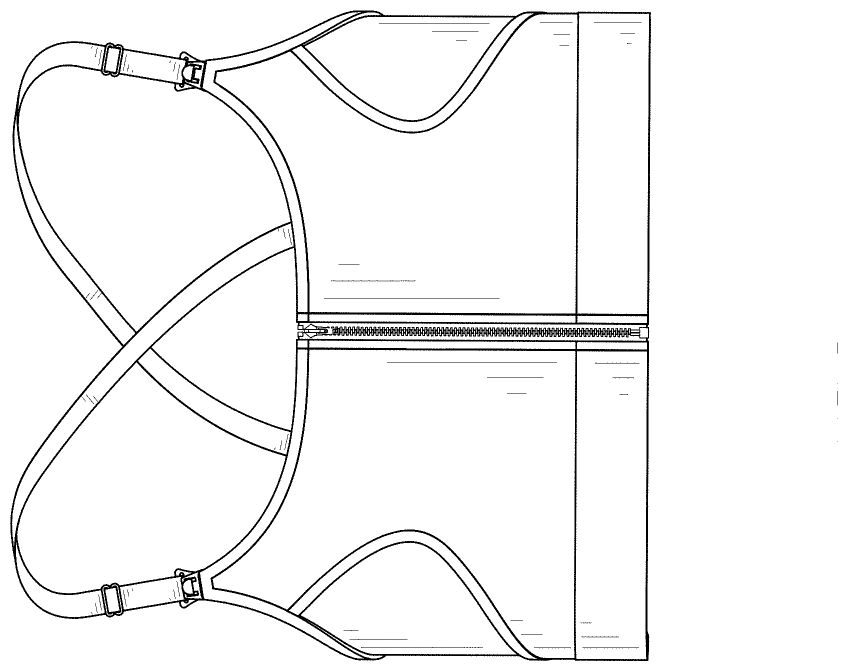
#> input picture Transformer-MedT/Images_100/0.png, 1695 x 1342 px (shown at 1/2 size); its folder holds only this picture in this run
$ python testing_transformer.py   (older library calls are emulated)
#> lines starting #> are read from the running program, lines starting #| are printed output that depends on the picture; after the words box and inside, x2 and y2 are one past the last pixel; in counts of white or black regions, pixels touching at a corner belong together
import cv2
import matplotlib.pyplot as plt
import numpy as np
from matplotlib.patches import Circle
import os
import time
from skimage.io import imread, imshow, concatenate_images
from skimage.transform import resize
from PIL import Image,ImageDraw
import time
from skimage.io import imread_collection

os.environ['MKL_THREADING_LAYER'] = 'GNU'

data = '/home/reshad/Medical-Transformer/Images_100/'
result_location = '/home/reshad/Medical-Transformer/test_folder'
result_location_img= '/home/reshad/Medical-Transformer/test_folder/img/'
result_location_mask = '/home/reshad/Medical-Transformer/test_folder/labelcol/'
result_location_orginal = '/home/reshad/Medical-Transformer/test_folder/orginal/'

def preprocessing(data, result_location_img,result_location_mask):
    print('************************* Preprocessing start and Mask Generation using Point-shooting Method ***************************')
    count = 0
    data_list = os.listdir(data)
    print('\n')
    print('Total Number of Images : ', len(data_list))
    print('\n')
    for i in range(len(data_list)):
        print('Start Preprocessing Image No :', i+1)
        # Load image, grayscale, blur, Otsu's threshold
        os.chdir(data)
        img = cv2.imread(data_list[i])  ### reading image
#> img is the input picture: shape (1342, 1695, 3); min 0, max 255, mean 245.6
        image=orginal=img.copy()
        #### Saving original images #####
        os.chdir(result_location_orginal)
        cv2.imwrite("orginal_%d.png" % count, orginal )  ### Saving Masked Image
        gray = cv2.cvtColor(img, cv2.COLOR_BGR2GRAY)  ### gray conversion
        blur = cv2.GaussianBlur(gray, (3, 3), 0)
        thresh = cv2.threshold(blur, 0, 255, cv2.THRESH_BINARY_INV + cv2.THRESH_OTSU)[1]  ## making 0 or 255 pixel
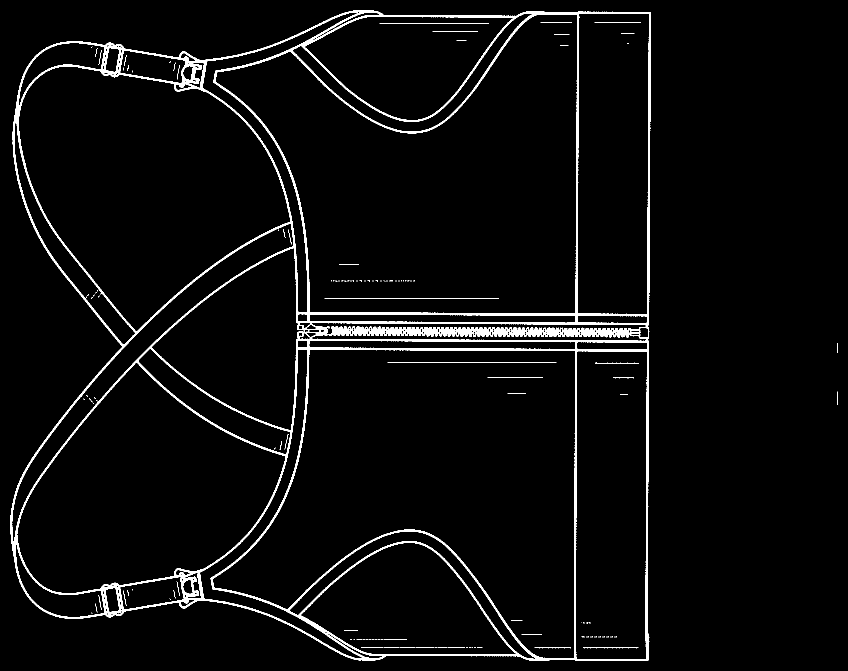
#> thresh: shape (1342, 1695) (shown at 1/2 size); 3.8% white; 135 white regions (98 under 20 px), largest, box (x1, y1, x2, y2) and area: (20, 21, 1302, 1322) 83248, (649, 597, 998, 598) 349, (775, 724, 1113, 725) 338
        ### Black pixel co-ordinate detection
        ii1 = np.nonzero(thresh == 255)
#> ii1 = 86240 positions, rows 21 to 1321, columns 20 to 1674
        x = list(ii1[1])
#> x = 86240 items
        y = list(ii1[0])
#> y = 86240 items
        # Now, loop through coord arrays, and create a circle at each x,y pair
        os.chdir(result_location)
        for xx, yy in zip(x, y):
            cv2.circle(img, (xx, yy), 10, (0, 20, 200), 10)
#> this loop made 86240 passes
#> (xx, yy) on passes 1 to 3: (706, 21), (707, 21), (708, 21)
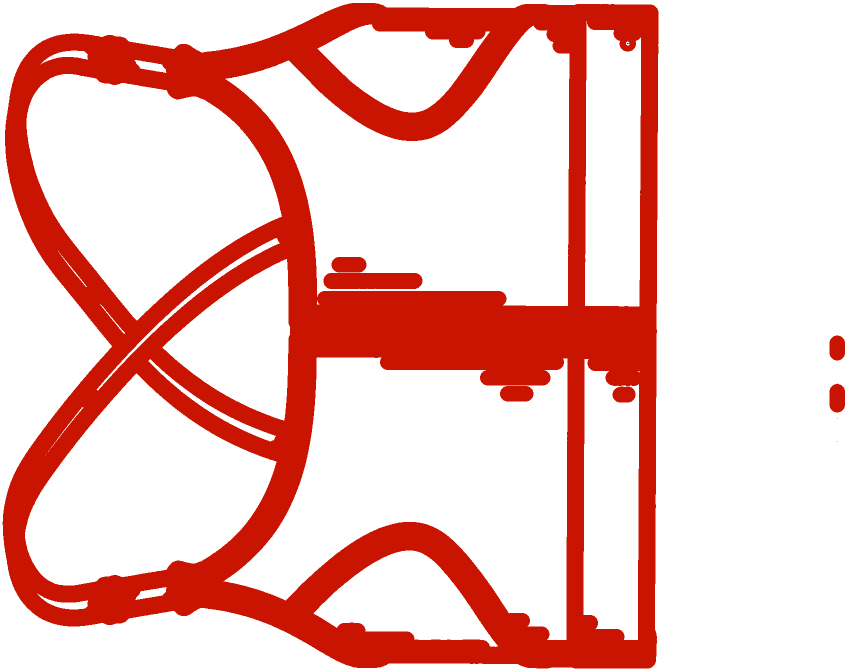
#> img: shape (1342, 1695, 3) (shown at 1/2 size); mean B, G, R 187.4, 192.7, 240.4
        #### Saving input images #################
        os.chdir(result_location_img)
        orginal= resize(image, (128, 128, 3), mode='constant', preserve_range=True)
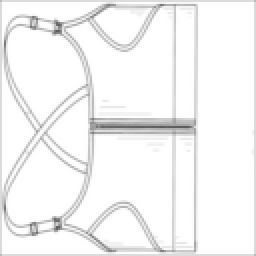
#> orginal: shape (128, 128, 3) float64 (shown 2 times larger); min 92.09, max 255, mean 244.5
        cv2.imwrite("orginal_%d.png" % count, orginal)  ### Saving resized original Image
        img = resize(img, (128, 128), mode='constant', preserve_range=True) ## resize mask
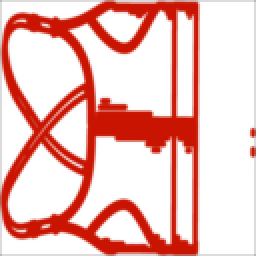
#> img: shape (128, 128, 3) float64 (shown 2 times larger); mean B, G, R 186.3, 191.6, 239.3
        img = cv2.normalize(src=img, dst=None, alpha=0, beta=255, norm_type=cv2.NORM_MINMAX, dtype=cv2.CV_8U)
        gray = cv2.cvtColor(img, cv2.COLOR_BGR2GRAY)  ### gray conversion
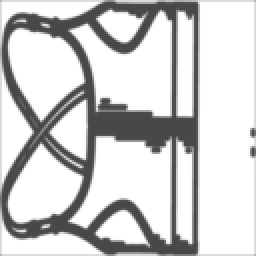
#> gray: shape (128, 128) (shown 2 times larger); min 72, max 255, mean 205.3
        blur = cv2.GaussianBlur(gray, (3, 3), 0)
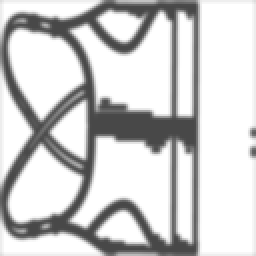
#> blur: shape (128, 128) (shown 2 times larger); min 72, max 255, mean 205.4
        mask = cv2.threshold(blur, 0, 255, cv2.THRESH_BINARY_INV + cv2.THRESH_OTSU)[1]
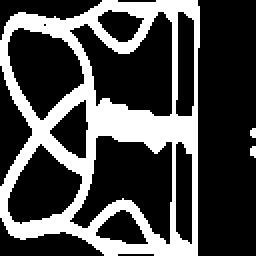
#> mask: shape (128, 128) (shown 2 times larger); 28.8% white; 3 white regions (2 under 20 px), largest, box (x1, y1, x2, y2) and area: (0, 0, 100, 128) 4693
        #print(np.unique(mask))
        #print(mask.shape, orginal.shape)
        ### Saving the mask images ##############
        os.chdir(result_location_mask)
        cv2.imwrite("mask_%d.png" % count, mask)  ### Saving Masked Image
        count=count + 1
    print('*********************************** Preprocessing done *************************')


def rename(result_location_img):
    collection = result_location_img
#> (the run stopped early here; a loop or call above may not have finished)

$ run again, on Transformer-MedT/Images_100/12.png
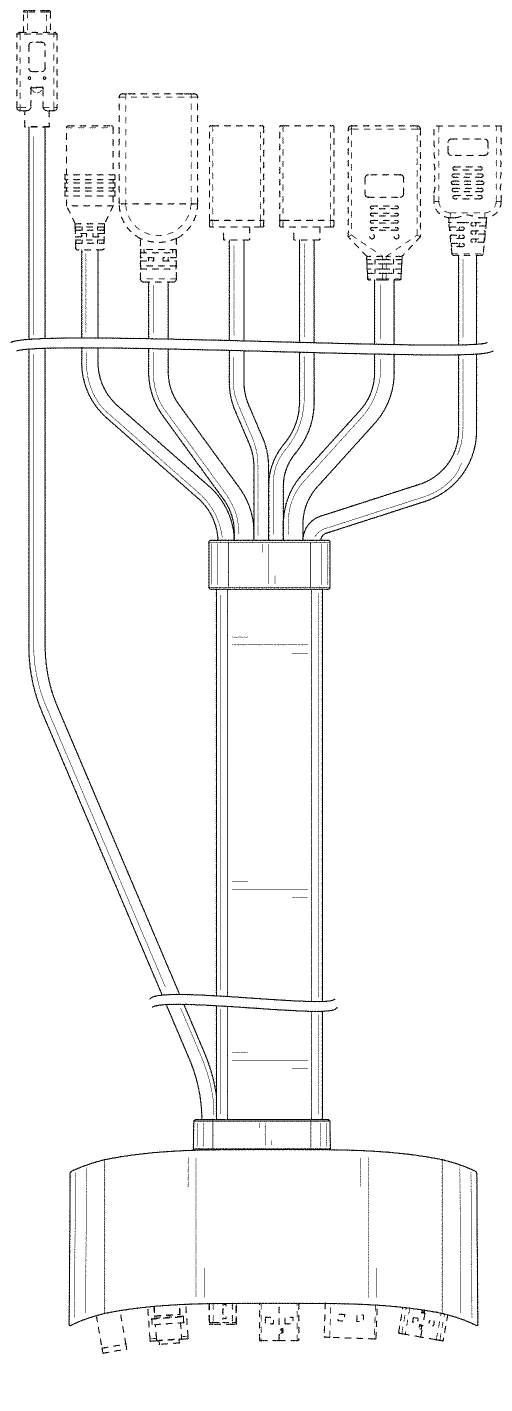
#> input picture Transformer-MedT/Images_100/12.png, 1024 x 2822 px (shown at 1/2 size)
#> in preprocessing, img is the input picture: shape (2822, 1024, 3); min 0, max 255, mean 247.9
#> in preprocessing, `thresh = cv2.threshold(blur, 0, 255, cv2.THRESH_BINARY_INV + cv2.THRES..`:
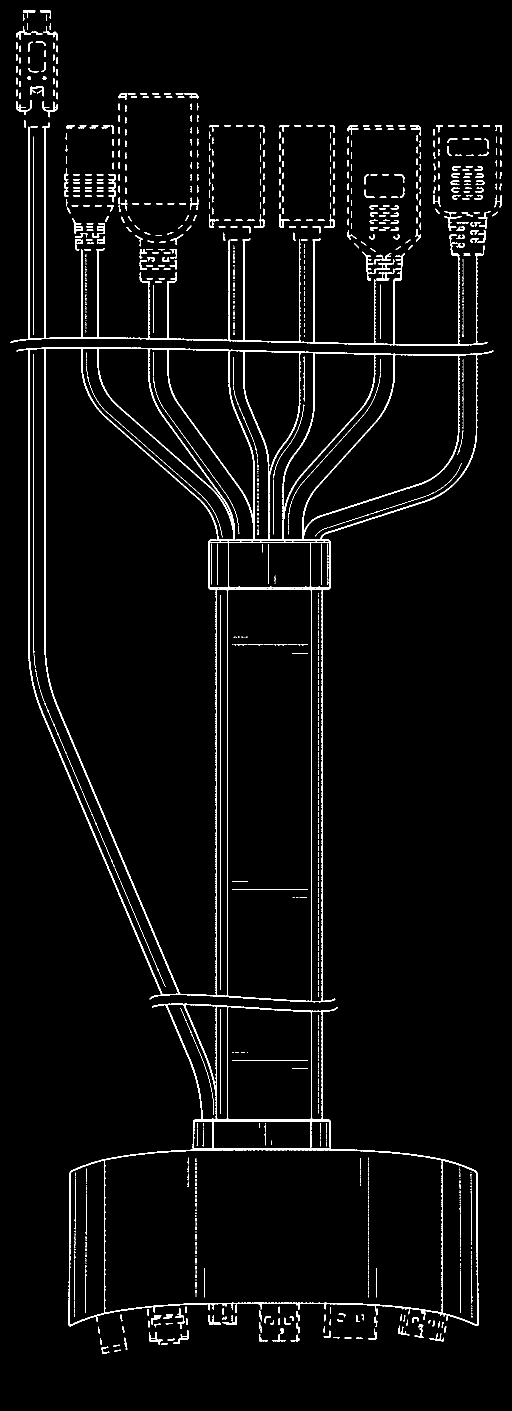
#> thresh: shape (2822, 1024) (shown at 1/2 size); 3.3% white in thin lines or dots
#> ii1 = 95650 positions, rows 20 to 2707, columns 21 to 1003
#> x = 95650 items
#> the loop in preprocessing, `for xx, yy in zip(x, y):` made 95650 passes
#> (xx, yy) on passes 1 to 3: (47, 20), (48, 20), (49, 20)
#> in preprocessing, `mask = cv2.threshold(blur, 0, 255, cv2.THRESH_BINARY_INV + cv2.THRESH_..`:
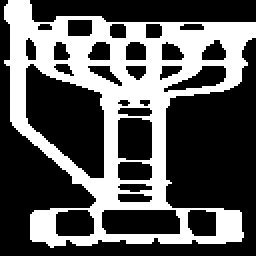
#> mask: shape (128, 128) (shown 2 times larger); 35% white; 1 white region, box (x1, y1, x2, y2) and area: (2, 0, 128, 124) 5740

$ run again, on Transformer-MedT/Images_100/13.png
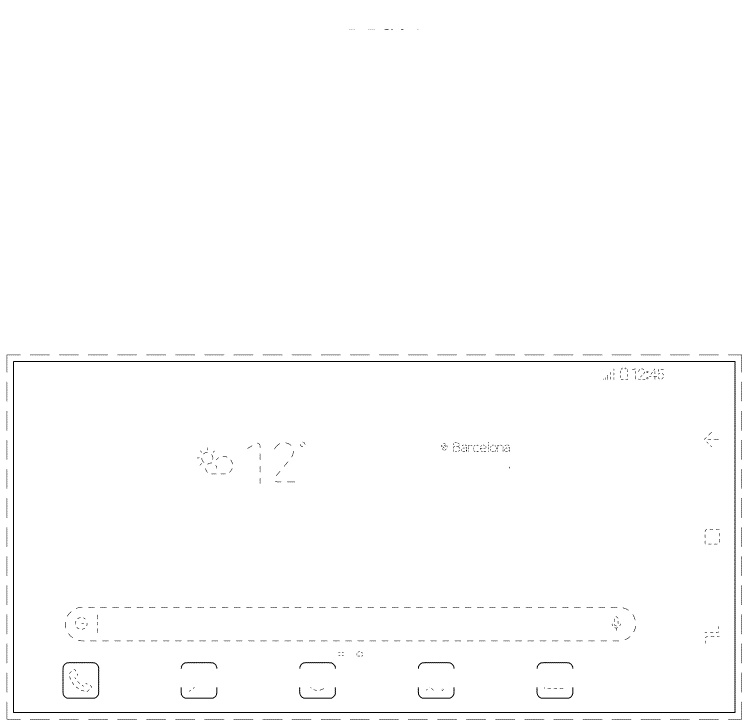
#> input picture Transformer-MedT/Images_100/13.png, 2246 x 2179 px (shown at 1/3 size)
#> in preprocessing, img is the input picture: shape (2179, 2246, 3); min 0, max 255, mean 253.1
#> in preprocessing, `thresh = cv2.threshold(blur, 0, 255, cv2.THRESH_BINARY_INV + cv2.THRES..`:
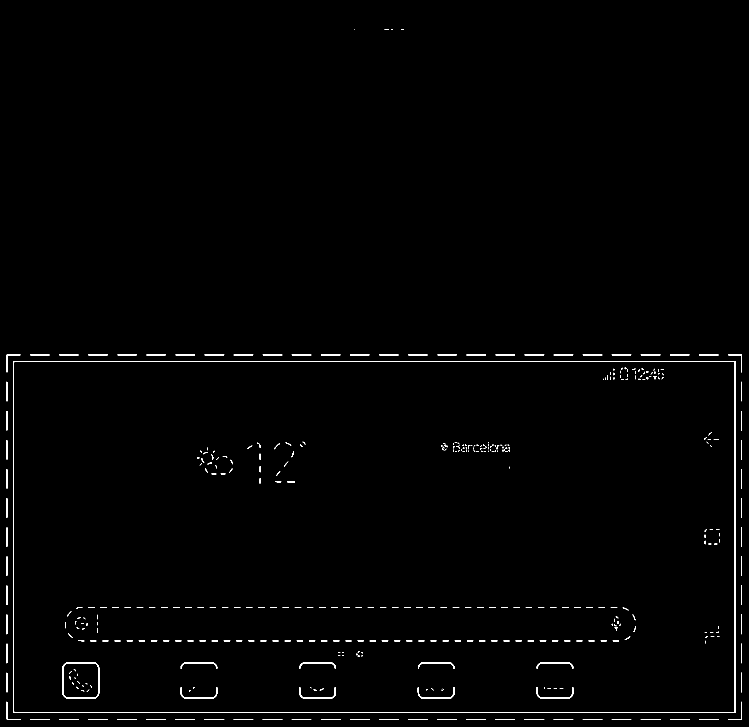
#> thresh: shape (2179, 2246) (shown at 1/3 size); 0.85% white; 392 white regions (157 under 20 px), largest, box (x1, y1, x2, y2) and area: (39, 1083, 2207, 2139) 20358, (187, 1986, 298, 2096) 1447, (1253, 2062, 1364, 2096) 522
#> ii1 = 41841 positions, rows 87 to 2158, columns 20 to 2225
#> x = 41841 items
#> the loop in preprocessing, `for xx, yy in zip(x, y):` made 41841 passes
#> (xx, yy) on passes 1 to 3: (1063, 87), (1064, 87), (1153, 87)
#> in preprocessing, `mask = cv2.threshold(blur, 0, 255, cv2.THRESH_BINARY_INV + cv2.THRESH_..`:
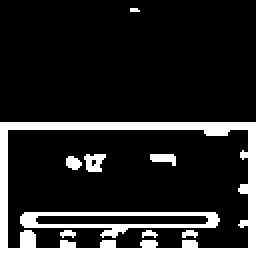
#> mask: shape (128, 128) (shown 2 times larger); 15.2% white; 9 white regions (1 under 20 px), largest, box (x1, y1, x2, y2) and area: (0, 61, 128, 128) 1772, (10, 106, 110, 119) 486, (42, 77, 53, 86) 69

$ run again, on Transformer-MedT/Images_100/14.png
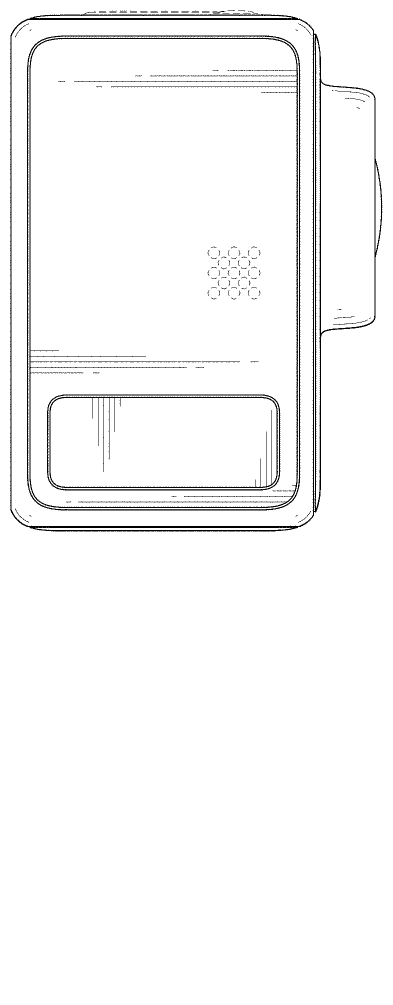
#> input picture Transformer-MedT/Images_100/14.png, 785 x 2009 px (shown at 1/2 size)
#> in preprocessing, img is the input picture: shape (2009, 785, 3); min 0, max 255, mean 248.1
#> thresh: shape (2009, 785); 3.1% white; 195 white regions (135 under 20 px), largest, box (x1, y1, x2, y2) and area: (20, 23, 765, 1063) 19967, (58, 75, 596, 1016) 8860, (54, 71, 601, 1021) 7858
#> ii1 = 49478 positions, rows 20 to 1062, columns 20 to 764
#> x = 49478 items
#> the loop in preprocessing, `for xx, yy in zip(x, y):` made 49478 passes
#> (xx, yy) on passes 1 to 3: (466, 20), (467, 20), (468, 20)
#> in preprocessing, `mask = cv2.threshold(blur, 0, 255, cv2.THRESH_BINARY_INV + cv2.THRESH_..`:
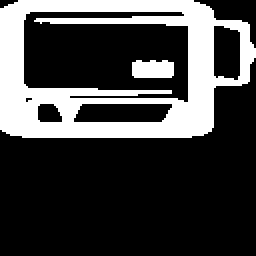
#> mask: shape (128, 128) (shown 2 times larger); 26% white; 2 white regions, box (x1, y1, x2, y2) and area: (0, 0, 128, 69) 4092, (66, 30, 87, 39) 175
